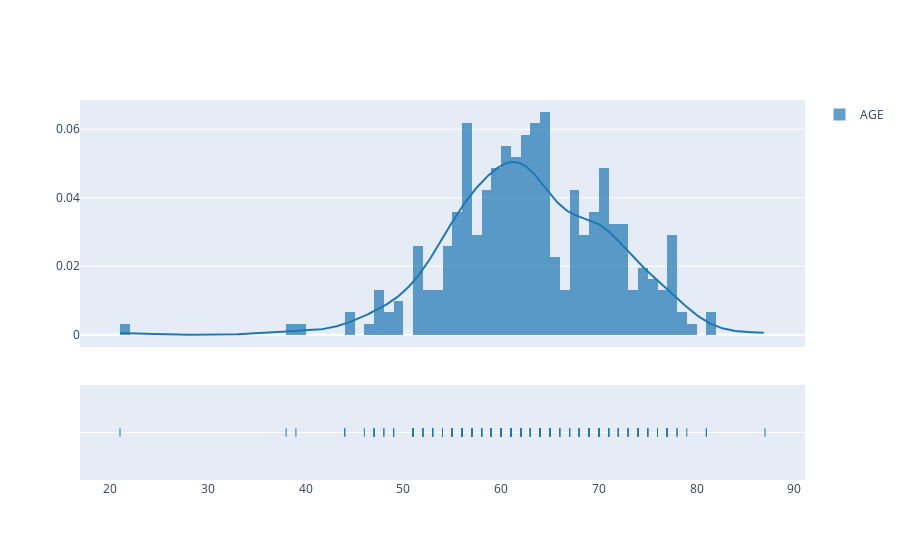

The code cell stored with this chart in its notebook:
### Markdown cell above
# Data Visualization

### Code cell
hist_data =[df["AGE"].values]
group_labels = ['AGE'] 
ax=ff.create_distplot(hist_data, group_labels)

ax.show()

### Figure 1 — Plotly figure (JSON) as saved in the notebook; plotly's stock layout.template omitted (floating-point values rounded to 4 significant figures; data arrays with more than 128 entries replaced by an {"elided": "..."} marker saying what was removed)
{"data": [{"histnorm": "probability density", "legendgroup": "AGE", "marker": {"color": "rgb(31, 119, 180)"}, "name": "AGE", "opacity": 0.7, "type": "histogram", "x": {"elided": "309 int values"}, "xaxis": "x", "xbins": {"end": 87, "size": 1, "start": 21}, "yaxis": "y"}, {"legendgroup": "AGE", "marker": {"color": "rgb(31, 119, 180)"}, "mode": "lines", "name": "AGE", "showlegend": false, "type": "scatter", "x": {"elided": "500 float values"}, "xaxis": "x", "y": {"elided": "500 float values"}, "yaxis": "y"}, {"legendgroup": "AGE", "marker": {"color": "rgb(31, 119, 180)", "symbol": "line-ns-open"}, "mode": "markers", "name": "AGE", "showlegend": false, "type": "scatter", "x": {"elided": "309 int values"}, "xaxis": "x", "y": {"elided": "309 str values"}, "yaxis": "y2"}], "layout": {"autosize": true, "barmode": "overlay", "hovermode": "closest", "legend": {"traceorder": "reversed"}, "xaxis": {"anchor": "y2", "autorange": true, "domain": [0, 1], "range": [17.0, 91.0], "type": "linear", "zeroline": false}, "yaxis": {"anchor": "free", "autorange": true, "domain": [0.35, 1], "position": 0, "range": [-0.003602, 0.06854], "type": "linear"}, "yaxis2": {"anchor": "x", "autorange": true, "domain": [0, 0.25], "dtick": 1, "range": [-1, 1], "showticklabels": false, "type": "category"}}}
